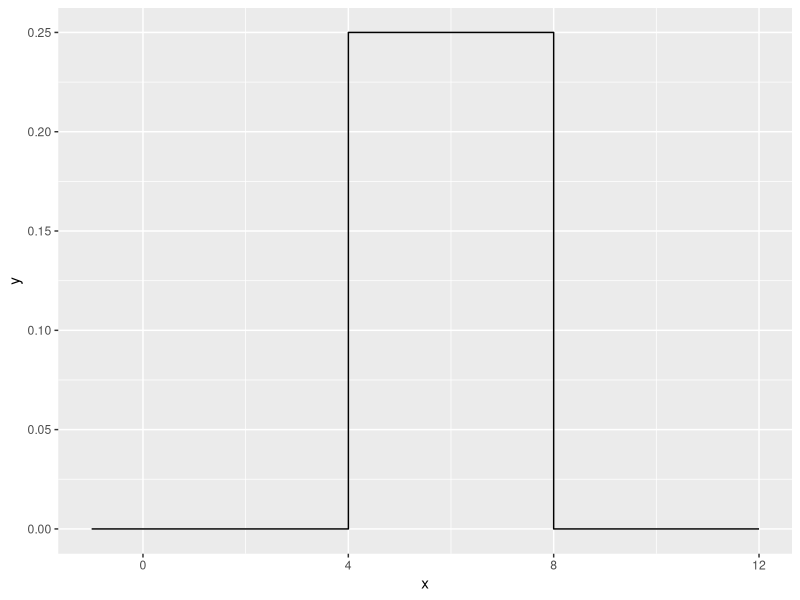
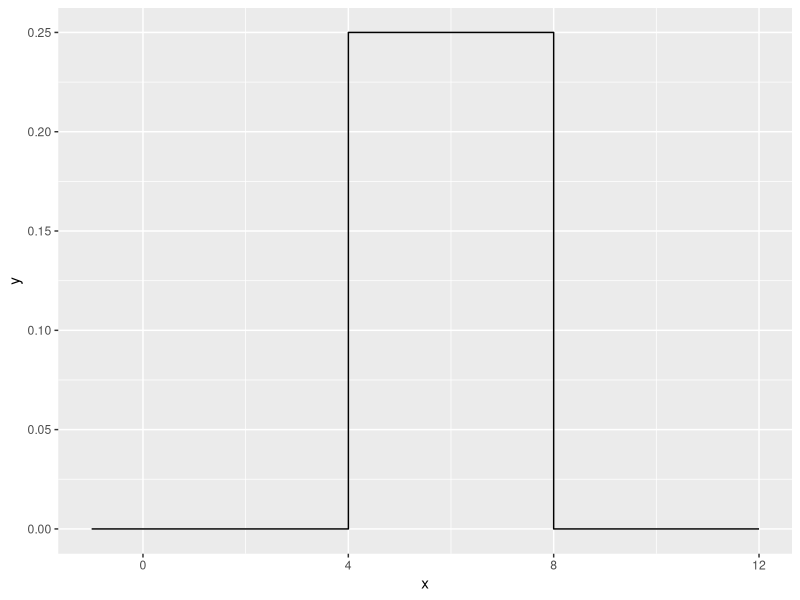
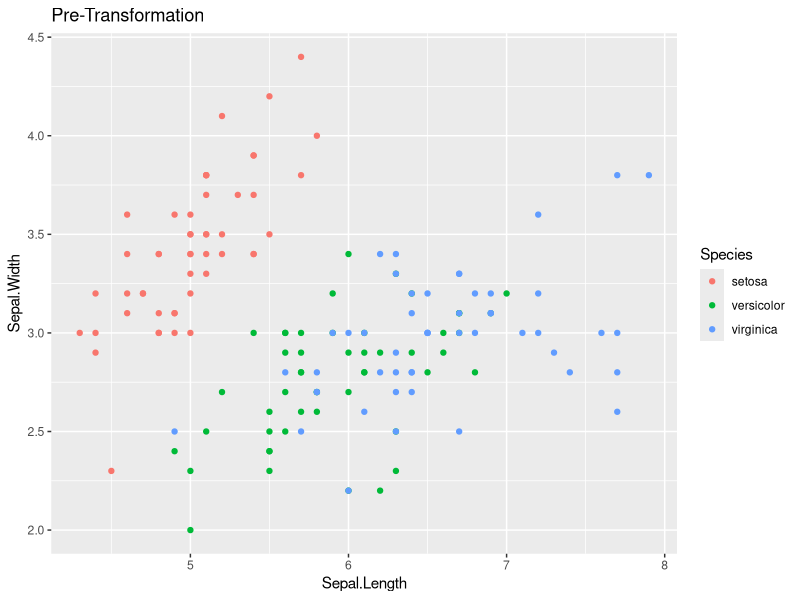
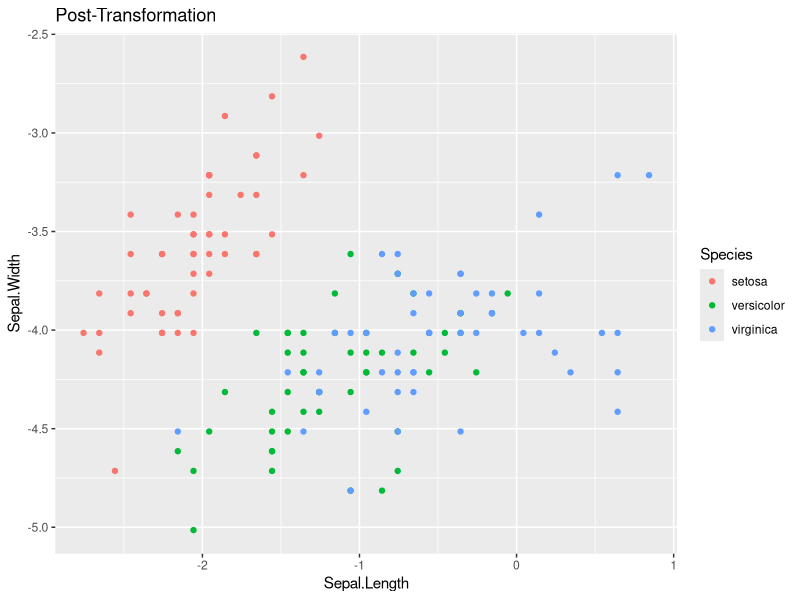

Here is the R script that generated these plots, in order:
## ---- chunk 1
library(tidyverse)
library(ggplot2)
## ---- chunk 2
#Exercise 1: Part a

duniform <- function(x,a,b){
  if (a < x && x < b) {return(1/(b-a))}
  else {return(0)}
}
duniform(0, 1, 2)
duniform(1, 0, 2)
duniform(3, 1, 2)

## ---- chunk 3
#Exercise 1: Part b
     duniform <- function(x, a, b){
          output <- NULL
          for( i in 1:length(x) ){ 
            if( x[i] > a && x[i] < b ){ 
             output[i] = (1/(b-a))
            }else{
              output[i] = 0
            }
          }
          return(output)
        }
  
data.frame( x=seq(-1, 12, by=.001) ) %>%
          mutate( y = duniform(x, 4, 8) ) %>%
          ggplot( aes(x=x, y=y) ) +
          geom_step()
## ---- chunk 4
#Exercise 1: Part C
#Installing the R package
g <- microbenchmark::microbenchmark( duniform( seq(-4,12,by=.0001), 4, 8), times=100)
g
## ---- chunk 5
#Exercise 1: Part D
     duniform <- function(x, a, b){
         density <- ifelse( x > a & x < b,
            (1/(b-a)), 0)
       return(density)
       }
  
data.frame( x=seq(-1, 12, by=.001) ) %>%
          mutate( y = duniform(x, 4, 8) ) %>%
          ggplot( aes(x=x, y=y) ) +
          geom_step()

h <- microbenchmark::microbenchmark( duniform( seq(-4,12,by=.0001), 4, 8), times=100)
h

## ---- chunk 6
#Exercise 2
#Setting a=0 and b=1 so that they are the default values if there is no input for a and b
duniform <- function(x, a=0, b=1){
         density <- ifelse( x > a & x < b,
            (1/(b-a)), 0)
       return(density)
}
duniform(.5)
duniform(2)
## ---- chunk 7
#Exercise 3
#I copied code from the book and created a new function.
standardize <- function(x){
      (x-mean(x)/sd(x))
    }
 data( 'iris' )
    # Graph the pre-transformed data.
    ggplot(iris, aes(x=Sepal.Length, y=Sepal.Width, color=Species)) +
      geom_point() +
      labs(title='Pre-Transformation')
    
    # Standardize all of the numeric columns
    # across() selects columns and applies a function to them
    # there column select requires a dplyr column select command such
    # as starts_with(), contains(), or where().  The where() command
    # allows us to use some logical function on the column to decide
    # if the function should be applied or not.
    iris.z <- iris %>% mutate( across(where(is.numeric), standardize) )
    
    # Graph the post-transformed data.
    ggplot(iris.z, aes(x=Sepal.Length, y=Sepal.Width, color=Species)) +
      geom_point() +
      labs(title='Post-Transformation')
## ---- chunk 8
fizzybuzz <- function(x){
  output <- NULL
  for (i in 1:length(x)) {
    if (x[i] %% 3 == 0 & x[i] %% 5 != 0){
      output[i]='Fizz'} 
    if (x[i] %% 5 == 0 & x[i] %% 3 != 0){
      output[i]='Buzz'} 
    if(x[i] %% 3 ==0 & x[i] %% 5 ==0){
      output[i]='FizzBuzz'}
    if (x[i] %% 3 !=0 & x[i] %% 5 !=0) {output[i]= x[i]}
  }
  return(output)
  }

fizzybuzz(1:30)
## ---- chunk 9
 #' Fill in missing values in a vector with the previous value.
    #' 
    #' @parm x An input vector with missing values
    #' @result The input vector with NA values filled in.
    #' 
    #' 
    myFill <- function(x){
      for (i in 1:length(x)) {
      if (is.na(x[i])){
        x[i] = x[i-1]}
       #else{x[i]=x[i]}
      
      }
      return(x)
    }
test.vector <- c('A',NA,NA, 'B','C', NA,NA,NA)
myFill(test.vector)
